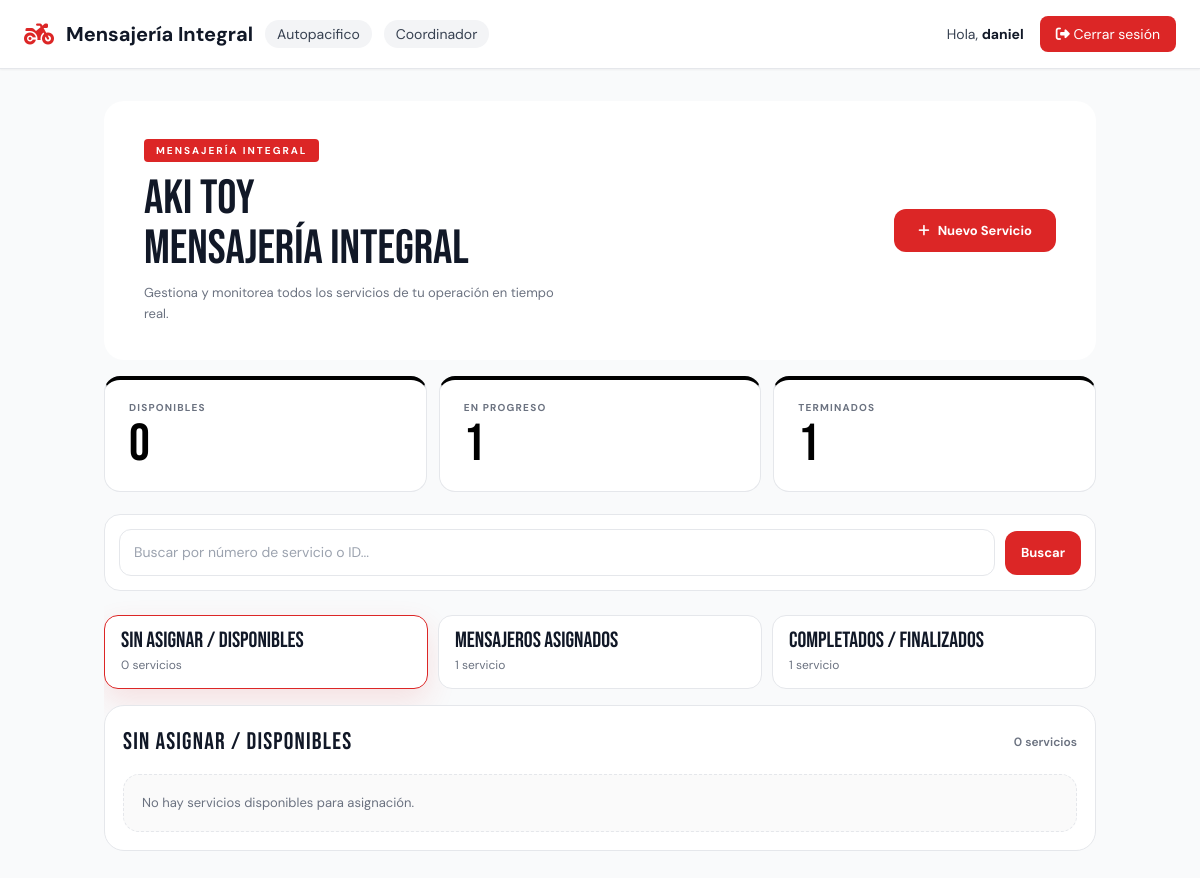
/inicio/ (signed in), run on the app's committed database.
### usuarios/models.py (models this page shows, shortened)
class Usuario(AbstractUser):
    ROL_CHOICES = [
        ('coordinador', 'Coordinador'),
        ('cliente', 'Cliente'),
        ('mensajero', 'Mensajero'),
    ]
    rol = models.CharField(max_length=20, choices=ROL_CHOICES)
    telefono = models.CharField(max_length=20, blank=True)
    foto_perfil = models.ImageField(upload_to='perfiles/', blank=True, null=True)
    empresa = models.ForeignKey(
        Empresa,
        on_delete=models.SET_NULL,
        null=True,
        blank=True,
        related_name='usuarios'
    )
    class Meta:
        verbose_name = "Usuario"
        verbose_name_plural = "Usuarios"

class Empresa(models.Model):
    nombre = models.CharField(max_length=100)
    nit = models.CharField(max_length=20, blank=True)
    telefono = models.CharField(max_length=20, blank=True)
    activa = models.BooleanField(default=True)
    class Meta:
        verbose_name = "Empresa"
        verbose_name_plural = "Empresas"

### dashboard/views.py (the view)
# urls.py: path('inicio/', views.inicio, name='inicio'),
@login_required
def inicio(request):
    if request.user.rol != 'coordinador':
        return _redirigir_dashboard(request.user)
    servicios = _servicios_empresa(request.user)
    context = _contexto_dashboard(request.user, servicios)
    context.update({
        'servicios': servicios,
        'servicios_disponibles': servicios.filter(estado__in=['sin_asignar', 'disponible']),
        'servicios_en_progreso': servicios.filter(estado='en_progreso'),
        'servicios_terminados': servicios.filter(estado='terminado'),
        'total_servicios': servicios.count(),
    })
    return render(request, 'dashboard/inicio.html', context)

### dashboard/context_processors.py (called while the page is built)
def google_maps(request):
    return {
        'google_maps_api_key': getattr(settings, 'GOOGLE_MAPS_API_KEY', ''),
    }

### dashboard/views.py (called while the page is built)
def _puede_gestionar_servicios(user):
    return user.rol in {'cliente', 'coordinador'}

def _contexto_dashboard(user, servicios):
    disponibles = servicios.filter(estado__in=['sin_asignar', 'disponible'])
    return {
        'servicios': servicios,
        'sin_asignar': disponibles.count(),
        'disponibles': disponibles.count(),
        'en_progreso': servicios.filter(estado='en_progreso').count(),
        'terminados': servicios.filter(estado='terminado').count(),
        'puede_gestionar_servicios': _puede_gestionar_servicios(user),
    }

### dashboard/templates/dashboard/inicio.html (shortened to what this page needs)
{% extends 'dashboard/base.html' %}
{% load l10n %}
{% block content %}
<div class="dashboard-shell flex flex-col gap-3 md:gap-4">
  <div class="hero flex flex-col items-start justify-between gap-3 lg:flex-row lg:items-center lg:gap-4">
    <div class="position-relative flex-grow-1" style="z-index:1; min-width: 0;">
      <span class="hero-tag">Mensajería Integral</span>
      <div class="hero-titulo">AKI TOY<br>Mensajería Integral</div>
      <p class="hero-sub">Gestiona y monitorea todos los servicios de tu operación en tiempo real.</p>
    </div>
    {% if puede_gestionar_servicios %}
    <a href="{% url 'dashboard:crear_servicio' %}" class="btn-nuevo self-start flex-shrink-0 lg:self-center">
      <i class="fas fa-plus"></i> Nuevo Servicio
    </a>
    {% endif %}
  </div>
  <div class="grid grid-cols-1 gap-3 sm:grid-cols-3">
    <div>
      <div class="stat black-top h-100">
        <div class="stat-label">Disponibles</div>
        <div class="stat-num">{{ disponibles }}</div>
      </div>
    </div>
    <div>
      <div class="stat black-top h-100">
        <div class="stat-label">En progreso</div>
        <div class="stat-num">{{ en_progreso }}</div>
      </div>
    </div>
    <div>
      <div class="stat black-top h-100">
        <div class="stat-label">Terminados</div>
        <div class="stat-num">{{ terminados }}</div>
      </div>
    </div>
  </div>
  <div class="control-bar">
    <div class="search-strip">
      <input id="service-search-input" class="search-input" type="search" placeholder="Buscar por número de servicio o ID..." aria-label="Buscar número de servicio" />
      <button id="service-search-button" type="button" class="search-button">Buscar</button>
    </div>
    <div class="tabs-strip">
      <button type="button" class="tab-button active" data-panel-target="panel-disponibles">
        <span class="tab-title">Sin Asignar / Disponibles</span>
        <span class="tab-subtitle">{{ disponibles }} servicio{{ disponibles|pluralize }}</span>
      </button>
      <button type="button" class="tab-button" data-panel-target="panel-progreso">
        <span class="tab-title">Mensajeros Asignados</span>
        <span class="tab-subtitle">{{ en_progreso }} servicio{{ en_progreso|pluralize }}</span>
      </button>
      <button type="button" class="tab-button" data-panel-target="panel-terminados">
        <span class="tab-title">Completados / Finalizados</span>
        <span class="tab-subtitle">{{ terminados }} servicio{{ terminados|pluralize }}</span>
      </button>
    </div>
  </div>
  <div class="panel-stack">
    <section id="panel-disponibles" class="panel-section" data-panel-section>
      <div class="panel-head">
        <h3>Sin Asignar / Disponibles</h3>
        <span class="panel-count">{{ servicios_disponibles|length }} servicio{{ servicios_disponibles|length|pluralize }}</span>
      </div>
      <div class="service-grid">
        {% for s in servicios_disponibles %}
        <article class="service-card" data-service-card data-service-id="{{ s.id }}" data-service-order="{{ s.orden }}">
          <div class="service-card-header">
            <div>
              <div class="service-card-title">#{{ s.orden }}</div>
              <div class="prioridad-alta {% if s.prioridad != 'alta' %}invisible{% endif %}">● Alta prioridad</div>            </div>
            <span class="badge bg-warning text-dark">Sin Mensajero</span>
          </div>
          <div class="service-card-route">
            <span><i class="fas fa-arrow-up" style="color:var(--rojo);margin-right:6px;"></i>{{ s.origen|truncatechars:62 }}</span>
            <span><i class="fas fa-arrow-down" style="margin-right:6px;"></i>{{ s.destino|truncatechars:62 }}</span>
          </div>
          <div class="service-card-meta">
            <span><strong>Solicitante:</strong> {{ s.nombre_solicitante|default:"-" }}</span>
            <span><strong>Vehículo:</strong> {{ s.tipo_vehiculo|default:"-" }}</span>
          </div>
          <div class="service-card-actions">
            <button class="btn-ver" type="button" onclick="abrirModal('{{ s.id }}')"><i class="fas fa-eye"></i> Ver</button>
          </div>
        </article>
        {% empty %}
        <div class="service-empty">No hay servicios disponibles para asignación.</div>
        {% endfor %}
      </div>
    </section>
  </div>
</div>
{% endblock %}

### dashboard/templates/dashboard/base.html (shortened to what this page needs)
<!DOCTYPE html>
<html lang="es">
<head>
    <script src="https://cdn.tailwindcss.com"></script>
    <link rel="stylesheet" href="https://cdnjs.cloudflare.com/ajax/libs/font-awesome/6.4.0/css/all.min.css">
</head>
<body class="bg-gray-50 min-h-screen text-gray-900">
    {% if user.is_authenticated %}
    <nav class="bg-white text-gray-900 px-6 py-4 flex justify-between items-center border-b border-gray-200 shadow-sm">
        <div class="flex items-center gap-3">
            <i class="fas fa-motorcycle text-2xl text-red-600"></i>
            <span class="font-bold text-xl">Mensajería Integral</span>
            {% if user.empresa %}
            <span class="bg-gray-100 px-3 py-1 rounded-full text-sm text-gray-700">{{ user.empresa.nombre }}</span>
            {% endif %}
            {% if user.rol %}
            <span class="bg-gray-100 px-3 py-1 rounded-full text-sm capitalize text-gray-700">{{ user.rol }}</span>
            {% endif %}
        </div>
        <div class="flex items-center gap-4">
            <span class="text-sm text-gray-700">Hola, <strong class="text-gray-900">{{ user.username }}</strong></span>
            <a href="{% url 'dashboard:logout' %}" class="bg-red-600 hover:bg-red-700 px-4 py-2 rounded-lg text-sm transition text-white">
                <i class="fas fa-sign-out-alt"></i> Cerrar sesión
            </a>
        </div>
    </nav>
    {% endif %}
    <main class="container mx-auto px-4 py-8">
        {% block content %}{% endblock %}
    </main>
</body>
</html>

### dashboard/templates/dashboard/inicio.html (style rules this page uses)
:root { --rojo: #dc2626; --fondo: #f8fafc; --texto: #111827; --borde: #e5e7eb; --muted: #6b7280; --card: #ffffff; }
body { font-family: 'DM Sans', sans-serif; background: var(--fondo); color: var(--texto); }
.hero { background: var(--card); border-radius: 20px; padding: 36px 40px; display: flex; align-items: center; justify-content: space-between; gap: 20px; flex-wrap: wrap; position: relative; overflow: hidden; }
.hero::after { content: 'AKI TOY'; font-family: 'Bebas Neue', sans-serif; font-size: 140px; color: rgba(255,255,255,0.03); position: absolute; right: -10px; bottom: -20px; line-height: 1; pointer-events: none; white-space: nowrap; }
.hero-tag { display: inline-block; background: var(--rojo); color: white; font-size: 10px; font-weight: 700; text-transform: uppercase; letter-spacing: 0.2em; padding: 4px 12px; border-radius: 4px; margin-bottom: 12px; }
.hero-titulo { font-family: 'Bebas Neue', sans-serif; font-size: clamp(2rem, 4vw, 3rem); color: var(--texto); line-height: 1.05; }
.hero-sub { font-size: 13px; color: var(--muted); margin-top: 8px; max-width: 420px; line-height: 1.6; }
.btn-nuevo { background: var(--rojo); color: white; padding: 12px 24px; border-radius: 12px; font-weight: 700; font-size: 13px; text-decoration: none; display: inline-flex; align-items: center; gap: 8px; white-space: nowrap; transition: background 0.2s, transform 0.15s; position: relative; z-index: 1; }
.stat { background: var(--card); border-radius: 16px; border: 1.5px solid var(--borde); padding: 20px 24px; border-top: 4px solid transparent; }
.stat.black-top { border-top-color: #000000; }
.stat-label { font-size: 10px; font-weight: 700; text-transform: uppercase; letter-spacing: 0.12em; color: var(--muted); }
.stat-num { font-family: 'Bebas Neue', sans-serif; font-size: 52px; line-height: 1; margin-top: 4px; color: var(--texto); }
.stat.black-top .stat-num { color: #000000; }
.text-white { color: #ffffff; }
.dashboard-shell { width: 100%; max-width: 100%; overflow-x: hidden; }
.control-bar { display: grid; gap: 12px; margin-top: 6px; }
.search-strip { display: flex; flex-wrap: wrap; gap: 10px; align-items: center; background: var(--card); border: 1.5px solid var(--borde); border-radius: 16px; padding: 14px; }
.search-input { flex: 1 1 320px; border: 1px solid var(--borde); border-radius: 12px; padding: 12px 14px; font-size: 14px; color: var(--texto); background: #fff; outline: none; }
.search-button { border: none; border-radius: 12px; padding: 12px 16px; font-size: 13px; font-weight: 700; color: white; background: var(--rojo); cursor: pointer; transition: transform 0.15s ease, background 0.15s ease; }
.tabs-strip { display: grid; grid-template-columns: repeat(3, minmax(0, 1fr)); gap: 10px; }
.tab-button { border: 1.5px solid var(--borde); background: #fff; border-radius: 14px; padding: 14px 16px; text-align: left; cursor: pointer; transition: all 0.18s ease; }
.tab-button.active { border-color: var(--rojo); box-shadow: 0 12px 30px rgba(220, 38, 38, 0.12); }
.tab-title { display: block; font-family: 'Bebas Neue', sans-serif; font-size: 22px; line-height: 1; color: var(--texto); }
.tab-subtitle { display: block; margin-top: 4px; font-size: 12px; color: var(--muted); }
.panel-stack { display: grid; gap: 14px; }
.panel-section { background: var(--card); border: 1.5px solid var(--borde); border-radius: 20px; padding: 18px; }
.panel-head { display: flex; align-items: center; justify-content: space-between; gap: 12px; flex-wrap: wrap; margin-bottom: 14px; }
.panel-head h3 { font-family: 'Bebas Neue', sans-serif; font-size: 24px; color: var(--texto); letter-spacing: 0.05em; }
.panel-count { font-size: 12px; color: var(--muted); font-weight: 600; }
.service-grid { display: grid; grid-template-columns: repeat(auto-fit, minmax(250px, 1fr)); gap: 12px; }
.service-empty { border: 1.5px dashed var(--borde); border-radius: 16px; padding: 18px; color: var(--muted); font-size: 13px; background: #fafafa; }

### data on the page
Usuario: empresa.nombre "Autopacifico", rol "Coordinador", username "daniel"

### other printed values
{{ disponibles }} "0"
{{ en_progreso }} "1"
{{ terminados }} "1"
{{ servicios_disponibles|length }} "0"
